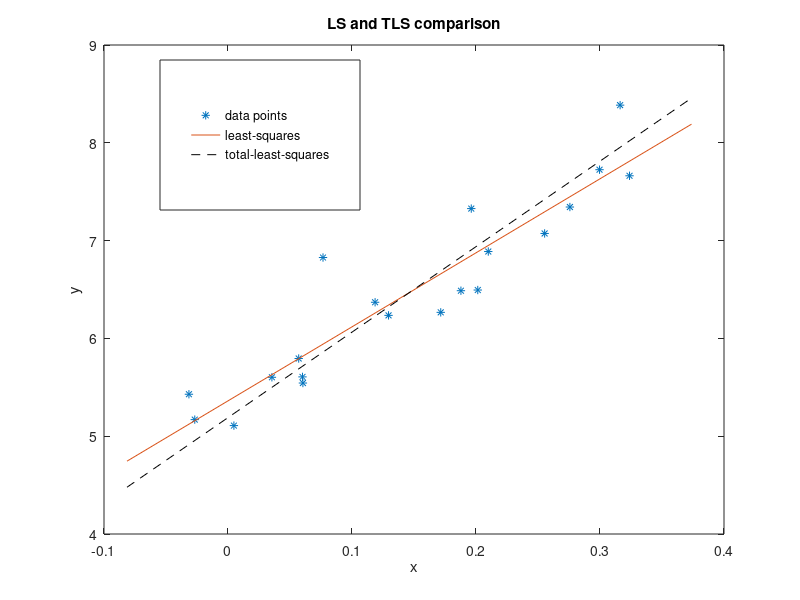

MATLAB code for this plot:
% Task 1: Fit least squares and total least squares lines to data points.

% Clear up
clc;
close all;
clearvars;

% Begin by loading data points from linjepunkter.mat
load linjepunkter

% Convenient to have x, y as column vectors
x = x';
y = y';
N = length(x); % number of data points

% Plot data
plot(x, y, '*'); hold on;
xlabel('x') 
ylabel('y')
title('LS and TLS comparison') % OBS - CHANGE TITLE!
x_fine = [min(x)-0.05,max(x)+0.05]; % used when plotting the fitted lines

A = [ x ones(length(x),1)];
% Fit a line to these data points with least squares
% Here you should write code to obtain the p_ls coefficients (assuming the
% line has the form y = p_ls(1) * x + p_ls(2)).
p_ls = (A'*A)\(A'*y)
k= p_ls(1)
m = p_ls(2)
plot(x_fine, k * x_fine + m)

% Fit a line to these data points with total least squares.
% Note that the total least squares line has the form 
% ax + by + c = 0, but the plot command requires it to be of the form
% y = kx + m, so make sure to convert appropriately.
e = 1/size(x,1)
x_ss = x'*x;
y_ss = y'*y;
x_s = sum(x)
y_s = sum(y)
xy_ss = x'*y;

A_tls = [x_ss-e*x_s*x_s xy_ss-e*x_s*y_s;xy_ss-e*x_s*y_s y_ss-e*y_s*y_s];

[V,D] = eig(A_tls)
a = V(1,1);
b = V(2,1);
c = -e*(a*x_s+b*y_s);
p_tls = -[a c]./b % REMOVE AND REPLACE WITH TOTAL LEAST SQUARES
plot(x_fine, p_tls(1) * x_fine + p_tls(2), 'k--')

% Legend --> show which line corresponds to what (if you need to
% re-position the legend, you can modify rect below)
h=legend('data points', 'least-squares','total-least-squares');
rect = [0.20, 0.65, 0.25, 0.25];
set(h, 'Position', rect)

% After having plotted both lines, it's time to compute errors for the
% respective lines. Specifically, for each line (the least squares and the
% total least squares line), compute the least square error and the total
% least square error. Note that the error is the sum of the individual
% errors for each data point! In total you should get 4 errors. Report these
% in your report, and comment on the results. OBS: Recall the distance formula
% between a point and a line from linear algebra, useful when computing orthogonal
% errors!

% WRITE CODE BELOW TO COMPUTE THE 4 ERRORS

ls_ls = norm(y-A*p_ls)^2
ls_tls = norm(y-(p_tls(1) * x + p_tls(2)))^2

tls_tls = sum((a*x+b*y+c).^2)
tls_ls = sum((k*x-y+m).^2)/(sqrt(1+k^2))

